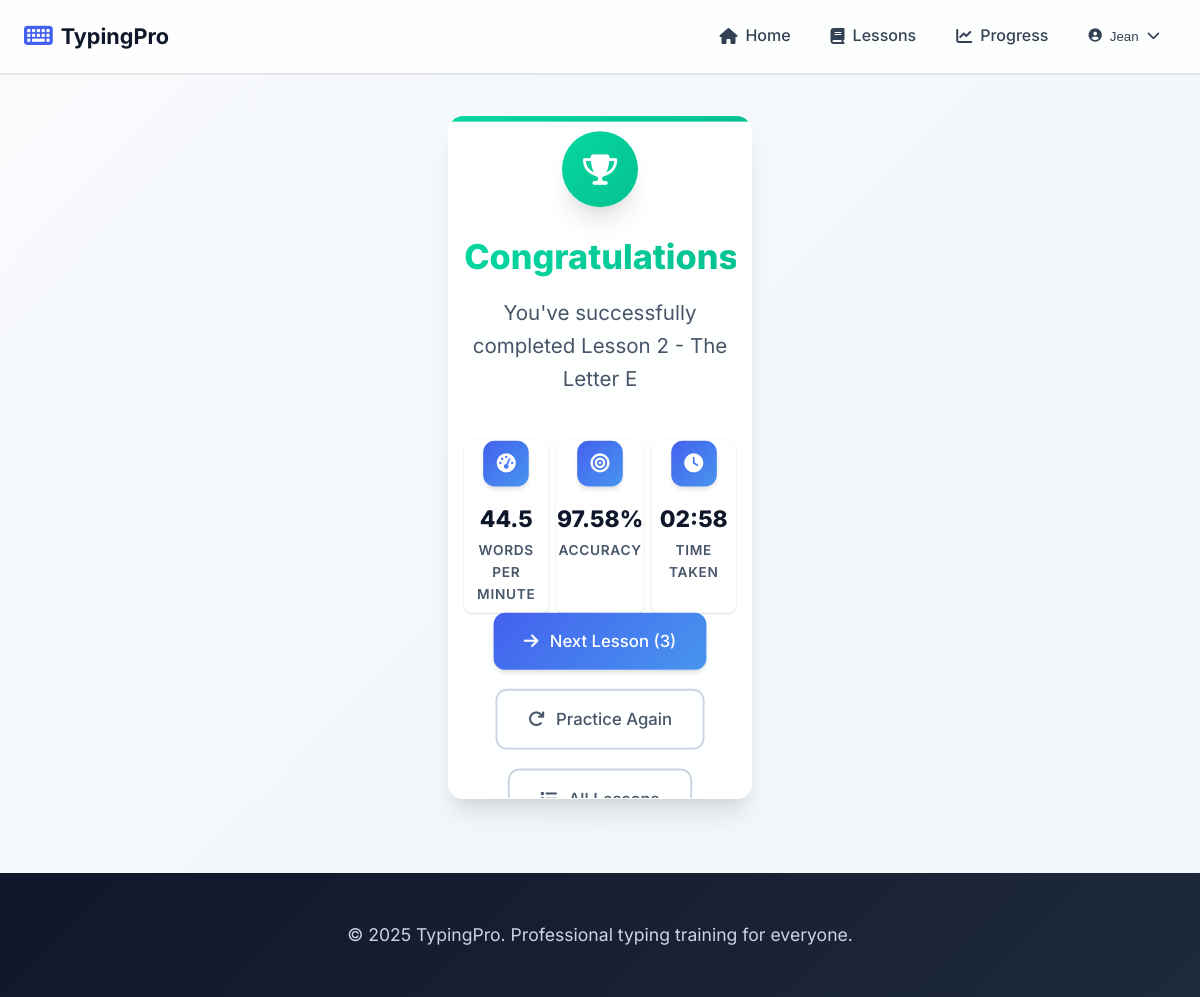
The page /lesson_complete/2 (signed in) on the database its author committed.
### models.py (models this page shows)
class User(UserMixin, db.Model):
    id = db.Column(db.Integer, primary_key=True)
    email = db.Column(db.String(120), unique=True, nullable=False)
    first_name = db.Column(db.String(64), nullable=False)
    last_name = db.Column(db.String(64), nullable=False)
    password_hash = db.Column(db.String(256), nullable=False)
    created_at = db.Column(db.DateTime, default=datetime.utcnow)
    progress = db.relationship('Progress', backref='user', lazy=True)
    achievements = db.relationship('Achievement', backref='user', lazy=True)

class Lesson(db.Model):
    id = db.Column(db.Integer, primary_key=True)
    number = db.Column(db.Integer, unique=True, nullable=False)
    content = db.Column(db.Text, nullable=False)
    title = db.Column(db.String(100), default="Lesson")
    difficulty = db.Column(db.String(20), default="beginner")
    focus_keys = db.Column(db.String(100))  # Keys this lesson focuses on

class Progress(db.Model):
    id = db.Column(db.Integer, primary_key=True)
    user_id = db.Column(db.Integer, db.ForeignKey('user.id'), nullable=False)
    lesson_id = db.Column(db.Integer, db.ForeignKey('lesson.id'), nullable=False)
    wpm = db.Column(db.Float, default=0.0)
    accuracy = db.Column(db.Float, default=0.0)
    time_taken = db.Column(db.Integer, default=0)  # in seconds
    error_count = db.Column(db.Integer, default=0)
    timestamp = db.Column(db.DateTime, default=datetime.utcnow)
    __table_args__ = (db.UniqueConstraint('user_id', 'lesson_id', name='user_lesson_progress'),)

### app.py (the view)
@app.route('/lesson_complete/<int:lesson_id>')
@login_required
def lesson_complete(lesson_id):
    lesson = Lesson.query.get_or_404(lesson_id)
    progress = Progress.query.filter_by(user_id=current_user.id, lesson_id=lesson_id).first()
    if not progress or progress.accuracy < 95.0:
        return redirect(url_for('practice', lesson_id=lesson_id))
    next_lesson = None
    if lesson_id < 23:
        next_lesson = Lesson.query.filter_by(number=lesson.number + 1).first()
    return render_template('lesson_complete.html', lesson=lesson, progress=progress, next_lesson=next_lesson)

### app.py (called while the page is built)
@login_manager.user_loader
def load_user(user_id):
    return User.query.get(int(user_id))

### templates/lesson_complete.html (shortened to what this page needs)
{% extends "base.html" %}
{% block content %}
<div class="completion-container">
    <div class="completion-card">
        <div class="completion-header">
            <div class="completion-icon">
                <i class="fas fa-trophy"></i>
            </div>
            <h1>Congratulations!</h1>
            <p>You've successfully completed {{ lesson.title }}</p>
        </div>
        <div class="completion-stats">
            <div class="completion-stat">
                <div class="stat-icon">
                    <i class="fas fa-tachometer-alt"></i>
                </div>
                <div class="stat-content">
                    <div class="stat-value">{{ progress.wpm|round(1) }}</div>
                    <div class="stat-label">Words Per Minute</div>
                </div>
            </div>
            <div class="completion-stat">
                <div class="stat-icon">
                    <i class="fas fa-bullseye"></i>
                </div>
                <div class="stat-content">
                    <div class="stat-value">{{ progress.accuracy|round(2) }}%</div>
                    <div class="stat-label">Accuracy</div>
                </div>
            </div>
            <div class="completion-stat">
                <div class="stat-icon">
                    <i class="fas fa-clock"></i>
                </div>
                <div class="stat-content">
                    <div class="stat-value">
                        {% set minutes = progress.time_taken // 60 %}
                        {% set seconds = progress.time_taken % 60 %}
                        {{ "%02d:%02d"|format(minutes, seconds) }}
                    </div>
                    <div class="stat-label">Time Taken</div>
                </div>
            </div>
        </div>
        <div class="completion-actions">
            {% if next_lesson %}
                <a href="{{ url_for('practice', lesson_id=next_lesson.id) }}" class="btn btn-primary btn-large">
                    <i class="fas fa-arrow-right"></i>
                    Next Lesson ({{ next_lesson.number }})
                </a>
            {% endif %}
            <a href="{{ url_for('practice', lesson_id=lesson.id) }}" class="btn btn-outline btn-large">
                <i class="fas fa-redo"></i>
                Practice Again
            </a>
            <a href="{{ url_for('index') }}" class="btn btn-outline btn-large">
                <i class="fas fa-list"></i>
                All Lessons
            </a>
        </div>
    </div>
</div>
{% endblock %}

### templates/base.html (shortened to what this page needs)
<!DOCTYPE html>
<html lang="en">
<head>
    <link rel="stylesheet" href="https://cdnjs.cloudflare.com/ajax/libs/font-awesome/6.4.0/css/all.min.css">
    <link rel="stylesheet" href="{{ url_for('static', filename='css/style.css') }}">
</head>
<body>
    <nav class="navbar">
        <div class="nav-container">
            <div class="nav-brand">
                <a href="{{ url_for('index') }}">
                    <i class="fas fa-keyboard"></i>
                    <span>TypingPro</span>
                </a>
            </div>
            <div class="nav-menu">
                <a href="{{ url_for('home') }}" class="nav-link">
                        <i class="fas fa-home"></i>
                        <span>Home</span>
                    </a>
                    <a href="{{ url_for('index') }}" class="nav-link">
                        <i class="fas fa-book"></i>
                        <span>Lessons</span>
                    </a>
                {% if current_user.is_authenticated %}
                    <a href="{{ url_for('progress') }}" class="nav-link">
                        <i class="fas fa-chart-line"></i>
                        <span>Progress</span>
                    </a>
                    <div class="nav-dropdown">
                        <button class="nav-dropdown-btn">
                            <i class="fas fa-user-circle"></i>
                            <span>{{ current_user.first_name }}</span>
                            <i class="fas fa-chevron-down"></i>
                        </button>
                    </div>
                {% endif %}
            </div>
        </div>
    </nav>
    <main class="main-content">
        {% block content %}{% endblock %}
    </main>
    <footer class="footer">
        <div class="footer-container">
            <div class="footer-content">
                <p>&copy; 2025 TypingPro. Professional typing training for everyone.</p>
            </div>
        </div>
    </footer>
</body>
</html>

### rows shown on the page
User: first_name "Jean"
Lesson: title "Lesson 2 - The Letter E"
Progress: wpm "44.5", accuracy "97.58"
Lesson: number "3"

### other values the page prints
{{ "%02d:%02d"|format(minutes, seconds) }} "02:58"
